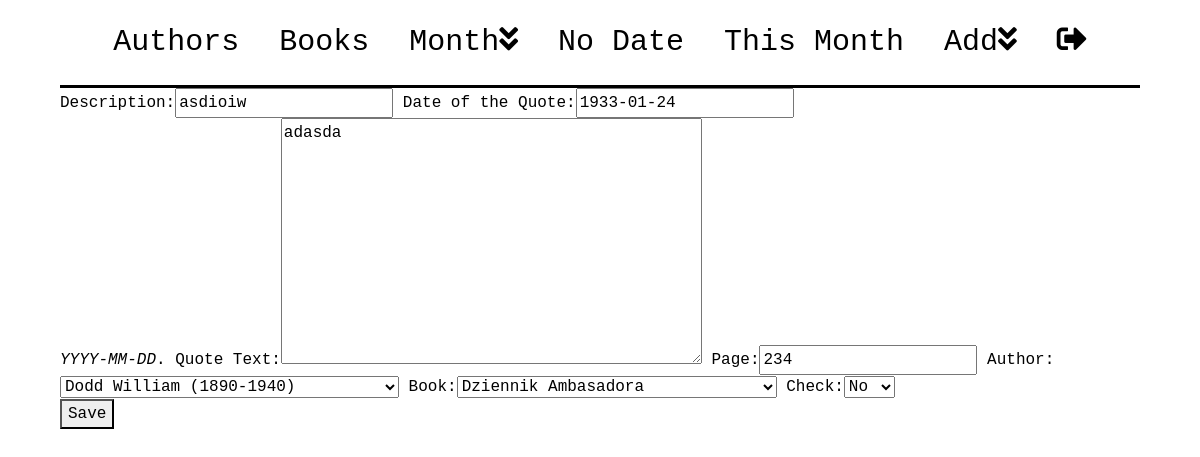
Before: /editQuote/8 (signed in) with the older database file.
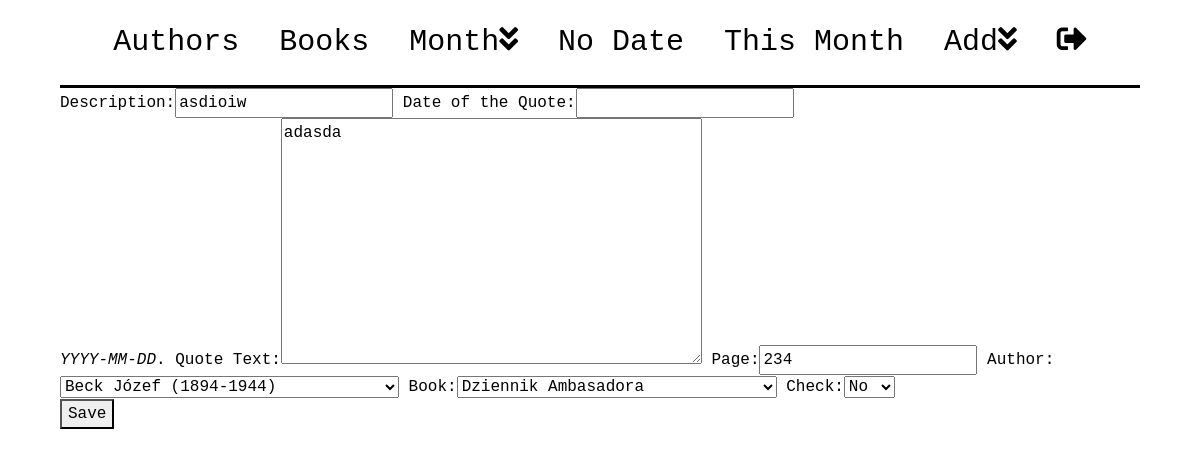
After: the same page with the newer database file.
### Quote/models.py (models this page shows, shortened)
class Quote(models.Model):
    choice=[
        ('No','No'),
        ('Yes','Yes')
        ]
    desc=models.CharField(max_length=100, verbose_name=u"Description:")
    date=models.DateField(null=True, blank=True, verbose_name=u"Date of the Quote:", help_text="<em>YYYY-MM-DD</em>.")
    text=models.TextField(verbose_name=u"Quote Text:")
    page=models.PositiveSmallIntegerField(null=True, verbose_name=u"Page:")
    author=models.ForeignKey(Author, null=True, on_delete=models.CASCADE, verbose_name=u"Author:")
    book=models.ForeignKey(Book, null=True, on_delete=models.CASCADE, verbose_name=u"Book:")
    check=models.CharField(max_length=3, choices=choice, default='No')
    class Meta:
        ordering=['date']

### Quote/views.py (the view)
# urls.py: path('editQuote/<int:id>', EditQuote, name='editQuote'),
@login_required
def EditQuote(request, id):
    quote=get_object_or_404(Quote, pk=id)
    form=QuoteForm(request.POST or None, request.FILES or None, instance=quote)
    if form.is_valid():
        form.save()
        return redirect(StartView)
    obj={
        'form':form,
    }
    return render(request, 'form.html', obj)

### Quote/forms.py
class QuoteForm(ModelForm):
    class Meta:
        model=Quote
        exclude=[]

### Quote/models.py (called while the page is built)
    def __str__(self):
        return self.surname + ' ' + self.name + ' (' + str(self.birth) + '-' + str(self.death) + ')'

    def __str__(self):
        return self.title

### templates/form.html (shortened to what this page needs)
<!DOCTYPE html>
{%extends 'main.html'%}
{% load bootstrap %}
{% block body %}
<form method="POST" enctype="multipart/form-data">
  {{form|bootstrap_horizontal}}
  <br>
  <button type="submit">Save</button>
  <br>
  <h2> </h2>
  <br>
</form>
{% endblock %}

Changed rows visible on the page:
changed Quote "asdioiw": date "1933-01-24" → (not shown); author "Dodd William (1890-1940)" → "Beck Józef (1894-1944)"
